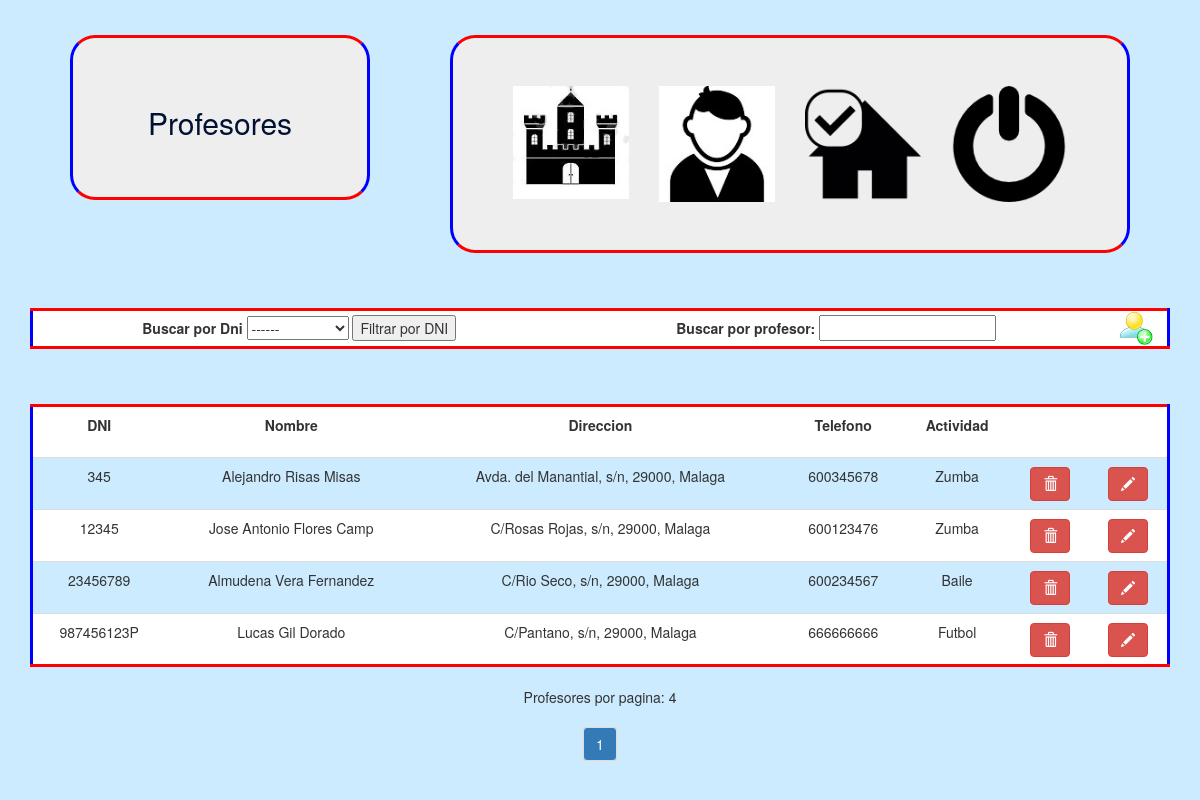
/Administracion/Teacher/index.php (signed in), run on the app's committed database.
### tables this page shows
CREATE TABLE IF NOT EXISTS `profesor` (
  `dni` varchar(10) NOT NULL,
  `nombre` varchar(50) NOT NULL,
  `direccion` varchar(200) NOT NULL,
  `telefono` varchar(20) NOT NULL,
  `idActividad` int(100) NOT NULL,
  PRIMARY KEY (`dni`),
  KEY `idActividad` (`idActividad`)
);

CREATE TABLE IF NOT EXISTS `actividad` (
  `idActividad` int(11) NOT NULL AUTO_INCREMENT,
  `nomActiv` varchar(15) NOT NULL,
  PRIMARY KEY (`idActividad`),
  UNIQUE KEY `actividad` (`idActividad`)
);

### Administracion/Teacher/View/lista_tabla.php (the view, shortened to what this page needs)
<?php
try {
                $conexion = new PDO("mysql:host=mysql.hostinger.es;dbname=u368726118_gesti;charset=utf8", "u368726118_root", "gesti_root");
            } catch (PDOException $e) {
                echo "No se ha podido establecer conexión con el servidor de bases de datos.<br>";
                die("Error: " . $e->getMessage());
            }
$numFilaPorPag = 5;
$paginaactual = 1;
if (empty($_GET["page"]) || ($_GET["page"] == 1)) {
  $pagcomienzo = 0;
} else {
  $pagcomienzo = (($_GET["page"] - 1) * $numFilaPorPag);
  $paginaactual = $_GET["page"];
}
$listadoProfesores = "SELECT a.dni, a.nombre, a.direccion, a.telefono, a.idActividad, b.idActividad, b.nomActiv FROM profesor a, actividad b WHERE a.idActividad=b.idActividad";
if (empty($_POST["ordenapor"])) {
    $listadoProfesores .= " ORDER BY a.nombre asc ";
} else {
    sleep(1);
    $ordena = "nomActiv";
    $listadoProfesores .= " ORDER BY $ordena desc ";
}
$paginacion = " LIMIT " . $pagcomienzo . "," . $numFilaPorPag;
$consulta = $conexion->query($listadoProfesores . $paginacion);
if ($consulta->rowCount() > 0) {
    ?>
    <table id="tabladatos" class="table table-responsive">
        <tr data-tabla="profesor">
            <th> DNI</th>
            <th>Nombre</th>
            <th>Direccion</th>
            <th>Telefono</th>
            <th class="ordena" name="actividad">Actividad</th>
            <th></th>
            <th></th>
        </tr>
        <?php
        while ($unProfesor = $consulta->fetchObject()) {
            ?>
            <tr id="dni_<?= $unProfesor->dni ?>" data-id="<?= $unProfesor->dni ?>" data-tabla="profesor">
                <td class="dni"><?= $unProfesor->dni ?></td>
                <td class="nombre"><?= $unProfesor->nombre ?></td>
                <td class="direccion"><?= $unProfesor->direccion ?></td>
                <td class="telefono"><?= $unProfesor->telefono ?></td>
                <td class="actividad" data-cod="<?= $unProfesor->idActividad ?>"><?= $unProfesor->nomActiv?></td>
                <td>
                    <a class="borrar btn btn-danger glyphicon glyphicon-trash" title="Eliminar"></a>
                </td>
                <td>
                    <a class="modificar btn btn-danger glyphicon glyphicon-pencil" title="Modificar"></a>
                </td>
            </tr>
            <?php
        }
        ?>
    </table>
    <?php
}
?>
<div class="text-center"> Profesores por pagina: <?php echo $consulta->rowCount() ?></div>
<div class="text-center">
  <ul  class="pagination">
      <?php
    $consultaSinPaginacion = $conexion->query($listadoProfesores);
    $numfilas = $consultaSinPaginacion->rowCount();
    $numpaginas = ceil($numfilas / $numFilaPorPag);
    if ($numpaginas <= 3) {
      for ($i = 1; $i <= $numpaginas; $i++) {
        ?>
        <li><a href="#" data-tabla="profesor" data-page="<?php echo $i ?>"
          <?php if ($i == $paginaactual) { ?>
                 style="background: #337ab7; color: white" <?php }
    ?>>
            <?php echo $i ?></a></li>
        <?php
      }
    } else if ($paginaactual < $numpaginas - 2) {
      if ($paginaactual > $numpaginas - $paginaactual) {
        ?>
        <li><a href="#" data-page="1" data-tabla="profesor"> 1 </a></li>
        <li><a href="#" data-page="<?php echo $paginaactual ?>" data-tabla="profesor"> ... </a></li>
        <?php
      }
      for ($i = 1; $i <= $paginaactual + 2; $i++) {
        ?>
        <li><a href="#" data-tabla="profesor" data-page="<?php echo $i ?>"
          <?php if ($i == $paginaactual) { ?>
                 style="background: #337ab7; color: white" <?php }
    ?>>
            <?php echo $i ?></a></li>
        <?php
      }
    } else if ($paginaactual <= $numpaginas && $paginaactual >= $numpaginas - 2) {
      if ($paginaactual > $numpaginas - $paginaactual) {
        ?>
        <li><a href="#" data-page="1" data-tabla="profesor"> 1 </a></li>
        <li><a href="#" data-page="<?php echo $paginaactual ?>" data-tabla="profesor"> ... </a></li>
        <?php
      }
      for ($i = $paginaactual - 1; $i <= $numpaginas; $i++) {
        ?>
        <li><a href="#" data-tabla="profesor" data-page="<?php echo $i ?>"
          <?php if ($i == $paginaactual) { ?>
                 style="background: #337ab7; color: white" <?php }
    ?>>
            <?php echo $i ?></a></li>
        <?php
      }
    }
    ?>
  </ul>
</div>

### css/estilos_admin.css (style rules this page uses)
body { background-color: #ccebff !important; background-repeat: no-repeat; background-size: cover; }
table { margin-top:30px; margin-bottom: 25px; width: 100%; overflow-x: auto; border-style: solid; border-color: #ff0000 #0000ff; }
table th { height: 52px; text-align: center; }
table tr { height: 52px; text-align: center; }
table tr:first-child { height: 35px; }
table tr:nth-child(odd) { background-color: white; }

### data on the page
profesor: dni "345", nombre "Alejandro Risas Misas", direccion "Avda. del Manantial, s/n, 29000, Malaga", telefono "600345678", idActividad.nomActiv "Zumba"
profesor: dni "12345", nombre "Jose Antonio Flores Camp", direccion "C/Rosas Rojas, s/n, 29000, Malaga", telefono "600123476", idActividad.nomActiv "Zumba"
profesor: dni "23456789", nombre "Almudena Vera Fernandez", direccion "C/Rio Seco, s/n, 29000, Malaga", telefono "600234567", idActividad.nomActiv "Baile"
profesor: dni "987456123P", nombre "Lucas Gil Dorado", direccion "C/Pantano, s/n, 29000, Malaga", telefono "666666666", idActividad.nomActiv "Futbol"

### other printed values
$consulta->rowCount() "4"
